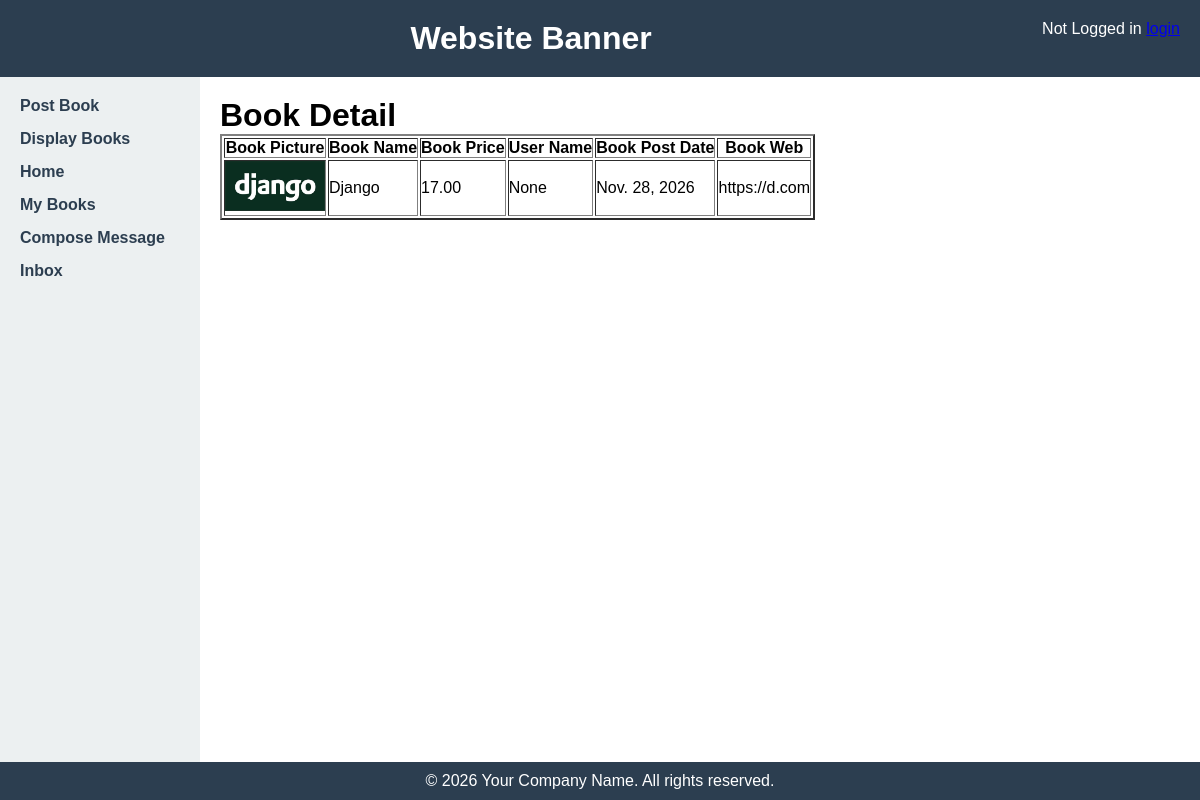
The page /book_detail/1/ on the database its author committed.
### bookMng/models.py (models this page shows, shortened)
class MainMenu(models.Model):
    item = models.CharField(max_length=300, unique=True)
    link = models.CharField(max_length=300, unique=True)

class Book(models.Model):
    name = models.CharField(max_length=200)
    web = models.URLField(max_length=300)
    price = models.DecimalField(decimal_places=2, max_digits=8)
    publishdate = models.DateField(auto_now=True)
    picture = models.FileField(upload_to="bookEx/static/uploads")
    pic_path = models.CharField(max_length=300, editable=False, blank=True)
    username = models.ForeignKey(
        User,
        blank=True,
        null=True,
        on_delete=models.CASCADE,
    )
    favorited_by = models.ManyToManyField(
        settings.AUTH_USER_MODEL,
        related_name="favorite_books",
        blank=True,
    )

### bookMng/views.py (the view)
def book_detail(request, book_id):
    book = Book.objects.get(id=book_id)
    book.pic_path = book.picture.url[14:]
    return render(
        request,
        "bookMng/book_detail.html",
        {
            "item_list": MainMenu.objects.all(),
            "book": book,
        },
    )

### bookEx/templates/bookMng/book_detail.html
{% extends "base.html" %}
{% load static %}
{% block sidenav %}
   {% for item in item_list %}
      <li>
        <a href="{{ item.link }}">  {{ item.item }} </a>
      </li>
   {% endfor %}
{% endblock sidenav %}
{% block content %}
   <h1>Book Detail</h1>
   <table border="2" >
      <tr>
          <th>
              Book Picture
          </th>
          <th>
              Book Name
          </th>
          <th>
              Book Price
          </th>
          <th>
              User Name
          </th>
          <th>
              Book Post Date
          </th>
          <th>
              Book Web
          </th>
      </tr>
       <tr>
           <td>
           <img src="{% static book.pic_path %}" width="100" />
         </td>
         <td>
            {{ book.name }}
         </td>
         <td>
            {{ book.price }}
         </td>
          <td>
            {{ book.username }}
         </td>
           <td>
            {{ book.publishdate }}
         </td>
           <td>
               {{ book.web }}
           </td>
      </tr>
   </table>
{% endblock content %}

### bookEx/static/main.css (style rules this page uses)
* { margin: 0; padding: 0; box-sizing: border-box; }
body { font-family: Arial, sans-serif; min-height: 100vh; display: flex; flex-direction: column; }
.sidebar li { margin-bottom: 15px; }
.sidebar a { text-decoration: none; color: #2c3e50; font-weight: bold; }

### rows shown on the page
MainMenu: item "Post Book"
MainMenu: item "Display Books"
MainMenu: item "Home"
MainMenu: item "My Books"
MainMenu: item "Compose Message"
MainMenu: item "Inbox"
Book: name "Django", price "17.00", username "None", publishdate "Nov. 28, 2026", web "https://d.com"
